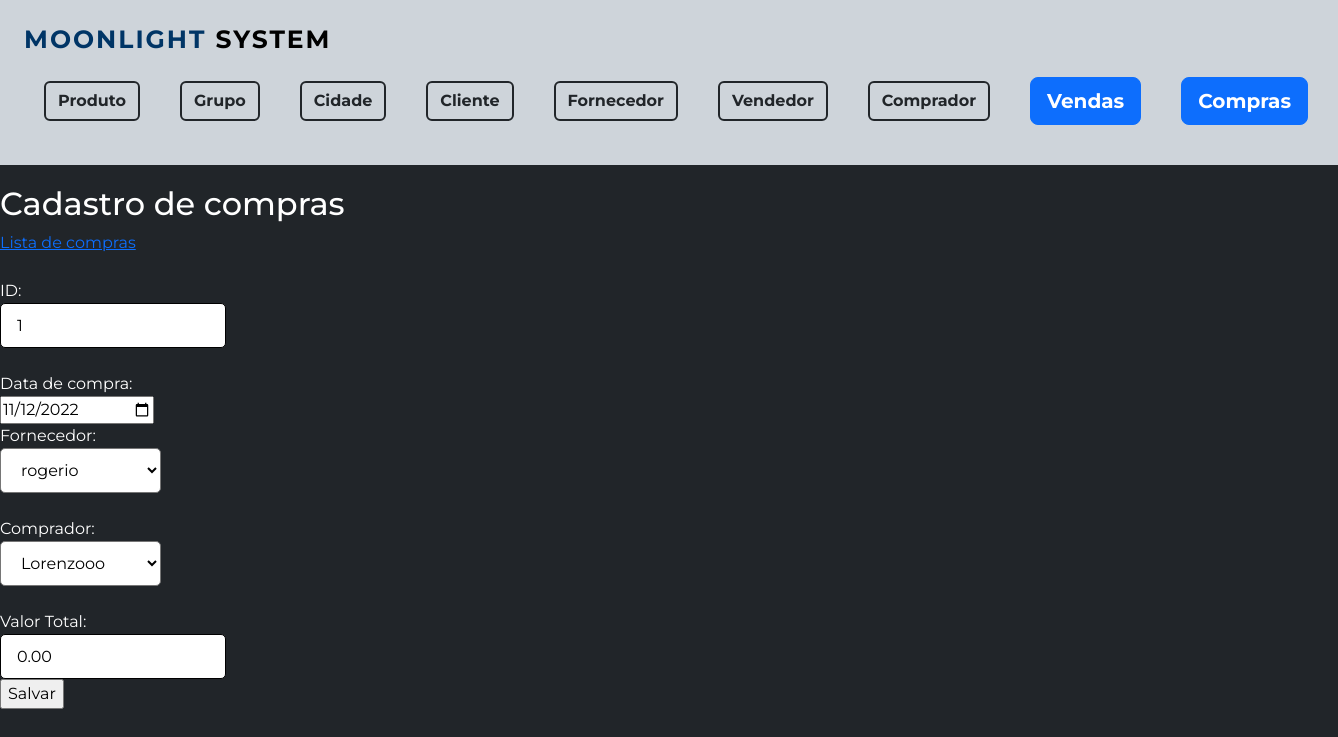
/compra/formEditaCompra.php?id=1, run on the app's committed database.
### tables this page shows
CREATE TABLE `tb_compra` (
  `id_compra` int(11) NOT NULL,
  `dt_compra` date NOT NULL,
  `fk_id_fornecedor` int(11) NOT NULL,
  `fk_id_comprador` int(11) NOT NULL,
  `vl_total` float(9,2) DEFAULT NULL
);

### compra/formEditaCompra.php (the view, shortened to what this page needs)
<?php
include '../formMenu.php';
include '../conexao/conecta.php';
if ($_GET['id']) {
  $sql = "SELECT id_compra, dt_compra, fk_id_fornecedor, fk_id_comprador, vl_total FROM tb_compra WHERE id_compra = " . $_GET['id'];
  $resultado = mysqli_query($conexao, $sql);
  if ($resultado == false) {
    die("Erro: " . mysqli_error($conexao));
  } else {
    $compra = mysqli_fetch_array($resultado);
  }
}
$sqlfornecedor = "SELECT id_fornecedor, nm_fornecedor FROM tb_fornecedor ORDER BY nm_fornecedor";
$resultadofornecedor = mysqli_query($conexao, $sqlfornecedor);
$sqlcomprador = "SELECT id_comprador, nm_comprador FROM tb_comprador ORDER BY nm_comprador";
$resultadocomprador = mysqli_query($conexao, $sqlcomprador);
?>
<link rel="stylesheet" href="../layouts/style.css">
<h2>Cadastro de compras</h2>
<a href="formListaCompra.php">Lista de compras</a> <br> <br>
<form method="POST" action="gravaCompra.php">
<?php
if ($_GET['id'])  {
  ?>
  <label>ID: </label> <br>
  <input type="TEXT" name="id" readonly="readonly" value=<?php echo $compra['id_compra'] ?> > <br> <br>
  <label>Data de compra:</label> <br>
  <input type="DATE" name="dt" value=<?php echo $compra['dt_compra']?>   > <br>
  <label>Fornecedor:</label> <br>
  <select name="fornecedor">
    <?php
    while ($itemfornecedor=mysqli_fetch_array($resultadofornecedor)) {
      if ($itemfornecedor['id_fornecedor']==$compra['fk_id_fornecedor']) {
        echo "<option value='$itemfornecedor[id_fornecedor]' selected='selected' >";
      }
      else {
        echo "<option value='$itemfornecedor[id_fornecedor]' >";
      }
      echo $itemfornecedor['nm_fornecedor'];
      echo "</option>";
    }
  ?>
  </select>
  <br><br>
  <label>Comprador:</label> <br>
  <select name="comprador">
    <?php
    while ($itemcomprador=mysqli_fetch_array($resultadocomprador)) {
      if ($itemcomprador['id_comprador']==$compra['fk_id_comprador']) {
        echo "<option value='$itemcomprador[id_comprador]' selected='selected' >";
      }
      else {
        echo "<option value='$itemcomprador[id_comprador]' >";
      }
      echo $itemcomprador['nm_comprador'];
      echo "</option>";
    }
  ?>
  </select>
  <br><br>
  <label>Valor Total:</label> <br>
  <input type="TEXT" name="vl" value=<?php echo $compra['vl_total']?>   > <br>
  <?php
}
?>
<input type="submit" name="Salvar" value="Salvar">
</form>

### layouts/style.css (style rules this page uses)
h2 { padding-top: 20px; }
input[type="text"], textarea { border-radius: 5px; border: 1px solid black; padding: 0px 16px; outline: none; height: 45px; font-size: 16px; }
select { height: 45px; background-color: #fff; width: 12%; border-radius: 5px; padding: 0px 16px; }

### formMenu.php (style rules this page uses)
body { background-color: #212529; color: #fff; font-family: 'Montserrat', sans-serif; }

### data on the page
tb_compra: id "1", dt "11/12/2022", vl "0.00"

### other printed values
form field fornecedor "rogerio"
form field comprador "Lorenzooo"
